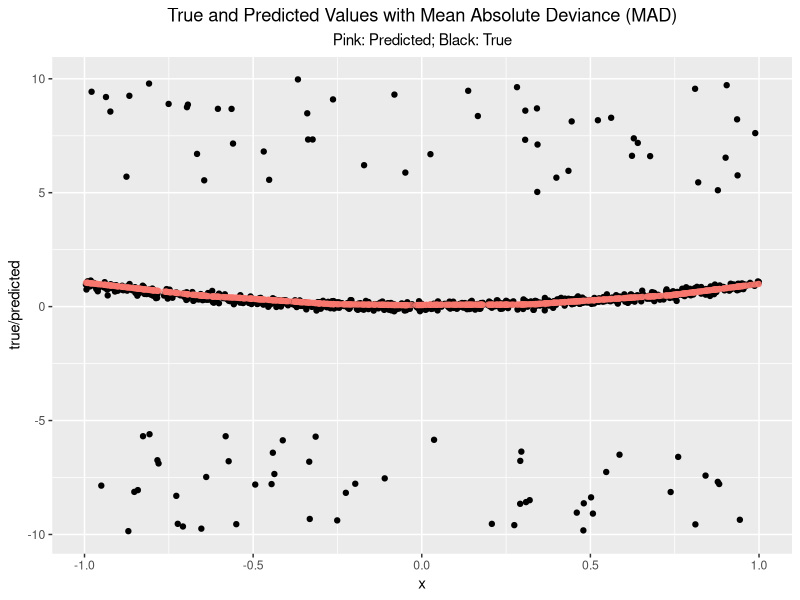
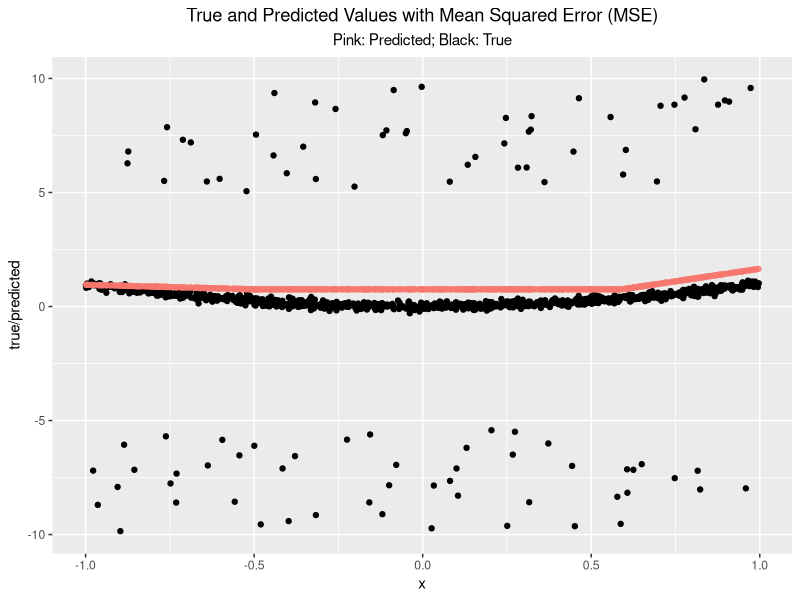

These figures' R source, in order:
## ---- chunk 1
knitr::opts_chunk$set(echo = TRUE)
## ---- chunk 2
#![CNN Result](cnn result.png)
## ---- chunk 3
# casl_nn_init_weights API
# Initiate weight matrics for a dense neural network.
#
# Args:
#     layer_sizes: A vector(numeric) showing the size of each layer
#
# Returns:
#     A list containing initialized weights and biases.
casl_nn_init_weights <- function(layer_sizes){
  len<- length(layer_sizes) - 1
  weights <- vector("list", len)
  
  for (i in seq_len(len)){
    w <- matrix(rnorm(layer_sizes[i] * layer_sizes[i + 1]),
            ncol = layer_sizes[i],
            nrow = layer_sizes[i + 1])
    weights[[i]] <- list(w=w,
                     b=rnorm(layer_sizes[i + 1]))
  }
  weights
}
weight <- casl_nn_init_weights(c(1, 25, 1))
## ---- chunk 4
# casl_util_ReLU API
# Apply a rectified linear unit (ReLU) to a vector / matrix.
#
# Args:
#     vec: A vector(numeric) or matrix(numeric).
#
# Returns:
#     The original input with negative values truncated to 0.
casl_util_ReLU <- function(vec){
  vec[vec < 0] <- 0
  vec 
}
## ---- chunk 5
# casl_util_ReLU_derivative API
# Apply derivative of the rectified linear unit (ReLU).
#
# Args:
#     vec: A vector(numeric) or matrix(numeric).
#
# Returns:
#     Returned with positive values to 1 and negative values to 0.
casl_util_ReLU_derivative <- function(vec){
  res <- vec * 0
  res[vec > 0] <- 1
  res
}
## ---- chunk 6
# casl_util_mad_p API
# Derivative of the mean absolute deviance (MAD).
#
# Args:
#     y: A vector(numeric) of responses.
#     pred: A vector(numeric) of predicted responses.
#
# Returns:
#     Returned current derivative MAD
casl_util_mad_p <- function(y, pred){
  dev <- c()
  for(i in seq_along(pred)){
    if(pred[i] >= y[i]) dev[i] <- 1
    else dev[i] <- -1
  }
  dev
}
## ---- chunk 7
# casl_nn_forward_prop API
# Apply forward propagation to a set of NN weights and biases.
#
# Args:
#     input: A vector(numeric) representing one row of the input.
#     weights: A list of weights built by casl_nn_init_weights.
#     sigma: The activation function.
#
# Returns:
#     A list containing the new weighted responses (z) and
#     activations (a).
casl_nn_forward_prop <- function(input, weights, sigma){
  len <- length(weights)
  z <- vector("list", len)
  a <- vector("list", len)
  
  for (i in seq_len(len)){
    a_i1 <- if(i == 1) input else a[[i - 1]]
    z[[i]] <- weights[[i]]$w %*% a_i1 + weights[[i]]$b
    a[[i]] <- if (i != len) sigma(z[[i]]) else z[[i]]
  }
  list(z = z, a = a)
}
## ---- chunk 8
# casl_nn_backward_prop API
# Apply backward propagation algorithm.
#
# Args:
#     input: A vector(numeric) representing one row of the input.
#     output: A vector(numeric) representing one row of the response.
#     weights: A list created by casl_nn_init_weights.
#     forwardpp_obj: Output of the function casl_nn_forward_prop.
#     sigma_p: Derivative of the activation function.
#     f_p: Derivative of the loss function.
#
# Returns:
#     A list containing the new weighted responses (z) and
#     activations (a).
casl_nn_backward_prop <- function(input, output, weights, forwardpp_obj, sigma_p, f_p){
  z <- forwardpp_obj$z
  a <- forwardpp_obj$a
  len <- length(weights)
  grad_z <- vector("list", len)
  grad_w <- vector("list", len)
  
  for (i in rev(seq_len(len))){
    if (i == len) {
      grad_z[[i]] <- f_p(output, a[[i]])
      }
    else {
      grad_z[[i]] <- (t(weights[[i + 1]]$w) %*% grad_z[[i + 1]]) * sigma_p(z[[i]])
      }
    a_j1 <- if(i == 1) input else a[[i - 1]]
    grad_w[[i]] <- grad_z[[i]] %*% t(a_j1)
    }
  list(grad_z = grad_z, grad_w = grad_w)
}
## ---- chunk 9
# casl_nn_sgd_mad API
# Apply stochastic gradient descent (SGD) to estimate NN.
#
# Args:
#     X: A data(numeric) matrix.
#     y: A vector(numeric) of responses.
#     layers_sizes: A vector(numeric) showing the sizes of layers in NN.
#     epochs: Integer number of epochs to computer.
#     lr: Learning rate.
#     weights: Optional list of starting weights.
#
# Returns:
#     A list containing the trained weights for the network.
casl_nn_sgd_mad <- function(X, y, layer_sizes, epochs, lr, weights=NULL){
  if (is.null(weights)){
    weights <- casl_nn_init_weights(layer_sizes)
  }
  
  # for every individual, update the weights and repeat the procedure over all individuals.
  for (epoch in seq_len(epochs)){
    # propergations
    for (i in seq_len(nrow(X))){ 
      # excute forward propergation
      forwardpp_obj <- casl_nn_forward_prop(X[i,], weights, casl_util_ReLU)
      # excute backward propergation
      backwardpp_obj <- casl_nn_backward_prop(X[i,], y[i,], weights,
                                     forwardpp_obj, casl_util_ReLU_derivative, casl_util_mad_p)
      # update weights matrics
      for (j in seq_along(weights)){
        weights[[j]]$b <- weights[[j]]$b -lr * backwardpp_obj$grad_z[[j]]
        weights[[j]]$w <- weights[[j]]$w -lr * backwardpp_obj$grad_w[[j]]
      }
    }
  }
  weights
}
## ---- chunk 10
# casl_nn_predict function
# Predict values from a training neural network.
#
# Args:
#     weights: List of weights describing the neural network.
#     X_test: A numeric data matrix for the predictions.
#
# Returns:
#     A matrix of predicted values.
casl_nn_predict <- function(weights, X_test){
  p <- length(weights[[length(weights)]]$b)
  y_hat <- matrix(0, ncol = p, nrow = nrow(X_test))
  
  # excute prediction by forward propergation
  for (i in seq_len(nrow(X_test))){
    a <- casl_nn_forward_prop(X_test[i,], weights, casl_util_ReLU)$a
    y_hat[i, ] <- a[[length(a)]]
    }
  y_hat
}
## ---- chunk 11
library(tidyverse)
#Simulate data using MAD
X <- matrix(runif(1000, min = -1, max = 1), ncol = 1)
yn <- X[, 1, drop = FALSE]^2 + rnorm(1000, sd = 0.1)
# change some yn to be very large (outliers)
ind <- sample(seq_along(yn), 100)
yn[sort(ind)] <- c(runif(50, -10, -5), runif(50, 5, 10))

# train and update weights
weights <- casl_nn_sgd_mad(X, yn, layer_sizes = c(1, 25, 1), epochs = 15, lr = 0.01)
# predict with trained weights
y_pred <- casl_nn_predict(weights, X)
# visualiza the true value and predicted value
d <- tibble(x = as.vector(X), y_pred = as.vector(y_pred),
            y = X[, 1]^2, yn = as.vector(yn))

# plot  result with mean absolute deviation
ggplot(d) + 
  geom_point(aes(x = x, y = yn)) +
  geom_point(aes(x = x, y = y_pred, color = "pink", alpha = 1.5)) +
  labs(x = "x", y = "true/predicted", title = "True and Predicted Values with Mean Absolute Deviance (MAD)") +
  theme(legend.position="None") + labs(subtitle="Pink: Predicted; Black: True") +
  theme(plot.title = element_text(hjust = 0.5), plot.subtitle = element_text(hjust = 0.5))
## ---- chunk 12
# Derivative of the mean squared error (MSE) function.
#
# Args:
#     y: A numeric vector of responses.
#     pred: A numeric vector of predicted responses.
#
# Returns:
#     Returned current derivative the MSE function.
casl_util_mse_derivative <- function(y, pred){
  2 * (pred - y)
}
## ---- chunk 13
# Apply stochastic gradient descent (SGD) to estimate NN.
#
# Args:
#     X: A numeric data matrix.
#     y: A numeric vector of responses.
#     sizes: A numeric vector giving the sizes of layers in
#            the neural network.
#     epochs: Integer number of epochs to computer.
#     lr: Learning rate.
#     weights: Optional list of starting weights.
#
# Returns:
#     A list containing the trained weights for the network.
casl_nn_sgd_mse <- function(X, y, layer_sizes, epochs, lr, weights=NULL){
  if (is.null(weights)){
    weights <- casl_nn_init_weights(layer_sizes)
  }
  ## for every individual, update the weights; repeat the procedure over all individuals.
  for (epoch in seq_len(epochs)){
    # propergations
    for (i in seq_len(nrow(X))){ 
      # forward propergations
      forwardpp_obj <- casl_nn_forward_prop(X[i,], weights, casl_util_ReLU)
      # backward propergations
      backwardpp_obj <- casl_nn_backward_prop(X[i,], y[i,], weights,
                                     forwardpp_obj, casl_util_ReLU_derivative, casl_util_mse_derivative)
      # update weights
      for (j in seq_along(weights)){
        weights[[j]]$b <- weights[[j]]$b -lr * backwardpp_obj$grad_z[[j]]
        weights[[j]]$w <- weights[[j]]$w -lr * backwardpp_obj$grad_w[[j]]
      }
    }
  }
  weights
}
## ---- chunk 14
#Simulate data processing for MSE
X <- matrix(runif(1000, min = -1, max = 1), ncol = 1)
yn <- X[,1,drop = FALSE]^ 2 + rnorm(1000, sd = 0.1)
# change some yn to be very large (outliers)
ind <- sample(seq_along(yn), 100)
yn[sort(ind)] <- c(runif(50, -10, -5), runif(50, 5, 10))

# train and update weights
weights <- casl_nn_sgd_mse(X, yn, layer_sizes = c(1, 25, 1), epochs = 15, lr = 0.01)
# predict with trained weights
y_pred <- casl_nn_predict(weights, X)
# visualiza the true value and predicted value
d <- tibble(x = as.vector(X), y_pred = as.vector(y_pred),
            y = X[,1]^2, yn = as.vector(yn))

# plot results with mean square error
ggplot(d) + 
  geom_point(aes(x = x, y = yn)) +
  geom_point(aes(x = x, y = y_pred, color = "pink", alpha = 1.5)) +
  labs(x = "x", y = "true/predicted", title = "True and Predicted Values with Mean Squared Error (MSE)") +
  theme(legend.position="None") + labs(subtitle="Pink: Predicted; Black: True") +
  theme(plot.title = element_text(hjust = 0.5), plot.subtitle = element_text(hjust = 0.5))
